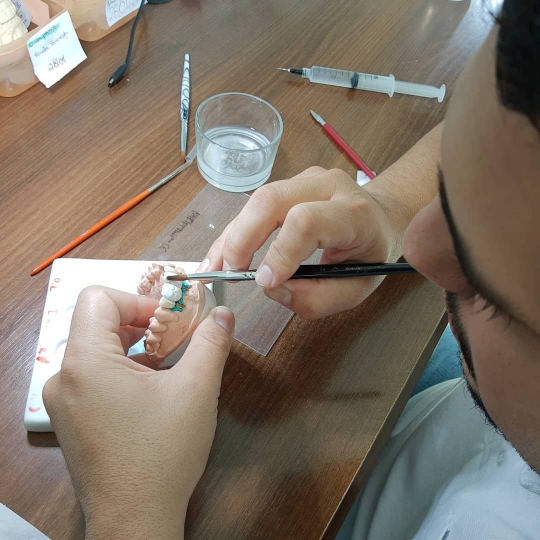
#> input picture rocha-lab/referencias/fotos/acabamento-pincel.jpg, 1080 x 1080 px (shown at 1/2 size); its folder holds 4 pictures in this run
$ python otimizar-fotos.py
#> lines starting #> are read from the running program, lines starting #| are printed output that depends on the picture
"""Converte referencias/fotos/* em WebP otimizado dentro de public/fotos/.

Uso (na pasta rocha-lab):  python3 scripts/otimizar-fotos.py
Requer Pillow (pip install pillow). Fotos com mais de 700 px de largura
ganham também uma versão de 640 px (sufixo -640) para o srcset.
"""
from pathlib import Path
from PIL import Image, ImageOps

RAIZ = Path(__file__).resolve().parent.parent
ORIGEM = RAIZ / "referencias" / "fotos"
DESTINO = RAIZ / "public" / "fotos"
DESTINO.mkdir(parents=True, exist_ok=True)

for arq in sorted(ORIGEM.iterdir()):
    if arq.suffix.lower() not in {".jpg", ".jpeg", ".png", ".webp"}:
        continue
    im = ImageOps.exif_transpose(Image.open(arq)).convert("RGB")
#> im is the input picture: PIL image 1080x1080 RGB; mean R, G, B 129.3, 117.1, 104.3
    im.save(DESTINO / f"{arq.stem}.webp", "WEBP", quality=80, method=6)
    linha = f"{arq.stem}: {im.width}x{im.height}"
#> linha = 'acabamento-pincel: 1080x1080'
    if im.width > 700:
        p = im.resize((640, round(im.height * 640 / im.width)), Image.LANCZOS)
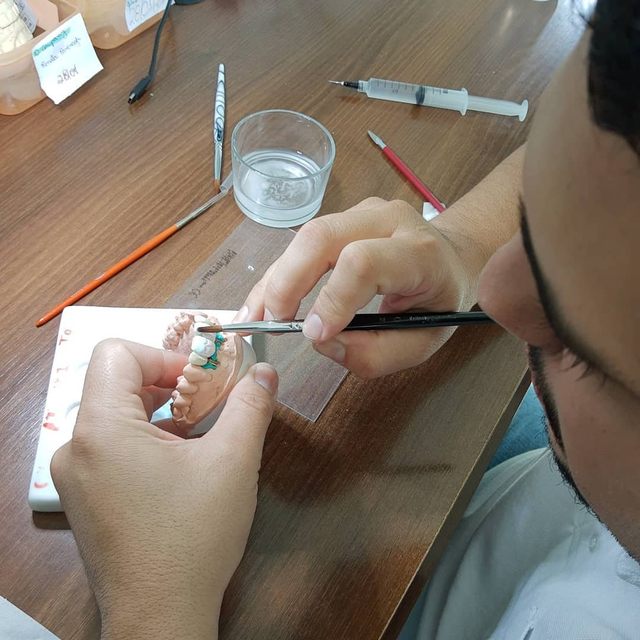
#> p: PIL image 640x640 RGB; mean R, G, B 129.3, 117.1, 104.3
        p.save(DESTINO / f"{arq.stem}-640.webp", "WEBP", quality=78, method=6)
        linha += " (+640)"
#> linha = 'acabamento-pincel: 1080x1080 (+640)'
    print(linha)
#| acabamento-pincel: 1080x1080 (+640)
